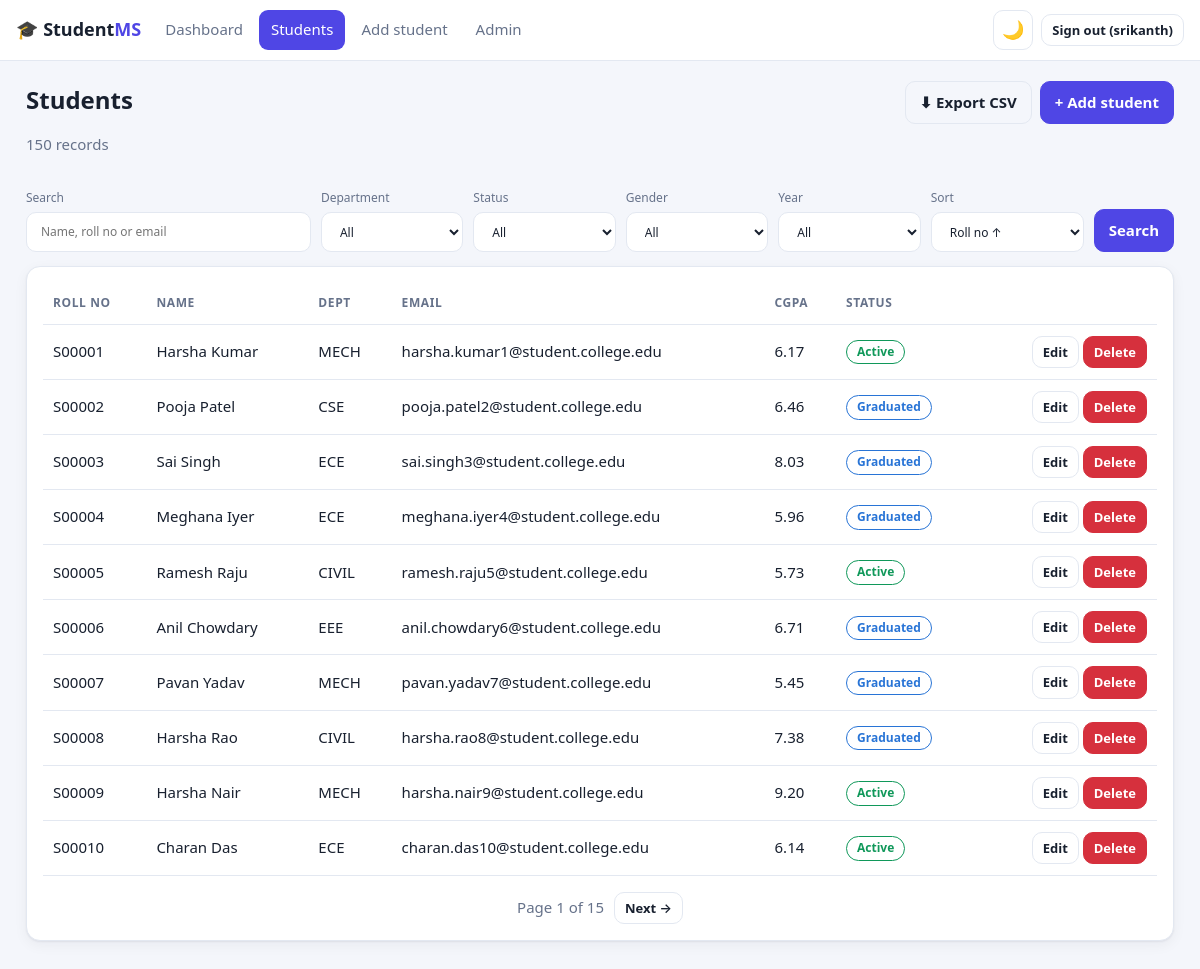
The app's page /students/ (signed in) with its own data.
### students/models.py (models this page shows, shortened)
class Student(models.Model):
    class Gender(models.TextChoices):
        MALE = "M", "Male"
        FEMALE = "F", "Female"
        OTHER = "O", "Other"
    class Status(models.TextChoices):
        ACTIVE = "ACTIVE", "Active"
        GRADUATED = "GRADUATED", "Graduated"
        SUSPENDED = "SUSPENDED", "Suspended"
        DROPPED = "DROPPED", "Dropped"
    roll_no = models.CharField(max_length=20, unique=True)
    first_name = models.CharField(max_length=60)
    last_name = models.CharField(max_length=60)
    email = models.EmailField(unique=True)
    phone = models.CharField(
        max_length=15,
        blank=True,
        validators=[RegexValidator(r"^[0-9+]{7,15}$", "Enter 7-15 digits (a leading + is allowed).")],
    )
    date_of_birth = models.DateField()
    gender = models.CharField(max_length=1, choices=Gender.choices)
    department = models.ForeignKey(Department, on_delete=models.PROTECT, related_name="students")
    admission_year = models.PositiveSmallIntegerField(
        validators=[MinValueValidator(2000), MaxValueValidator(2100)]
    )
    status = models.CharField(max_length=10, choices=Status.choices, default=Status.ACTIVE)
    cgpa = models.DecimalField(
        max_digits=4, decimal_places=2, null=True, blank=True,
        validators=[MinValueValidator(0), MaxValueValidator(10)],
    )
    created_at = models.DateTimeField(auto_now_add=True)
    updated_at = models.DateTimeField(auto_now=True)
    class Meta:
        ordering = ["roll_no"]
        indexes = [
            models.Index(fields=["department", "status"]),
            models.Index(fields=["last_name", "first_name"]),
            models.Index(fields=["admission_year"]),
        ]
    @property
    def full_name(self) -> str:
        return f"{self.first_name} {self.last_name}"

class Department(models.Model):
    code = models.CharField(max_length=10, unique=True)
    name = models.CharField(max_length=100, unique=True)
    class Meta:
        ordering = ["code"]

### students/views.py (the view)
# urls.py: path("students/", views.StudentListView.as_view(), name="student_list"),
class StudentListView(LoginRequiredMixin, StudentFilterMixin, ListView):
    template_name = "students/student_list.html"
    context_object_name = "students"
    paginate_by = 10
    def get_queryset(self):
        return self.filtered_queryset()
    def get_context_data(self, **kwargs):
        ctx = super().get_context_data(**kwargs)
        params = self.request.GET.copy()
        params.pop("page", None)
        ctx["querystring"] = params.urlencode()          # keeps filters when paging
        ctx["departments"] = Department.objects.all()
        ctx["statuses"] = Student.Status.choices
        ctx["genders"] = Student.Gender.choices
        ctx["years"] = Student.objects.order_by("-admission_year").values_list("admission_year", flat=True).distinct()
        ctx["f"] = {k: self.request.GET.get(k, "") for k in ("q", "department", "status", "gender", "year", "sort")}
        ctx["has_filters"] = any(ctx["f"][k] for k in ("q", "department", "status", "gender", "year"))
        return ctx

### templates/students/student_list.html (shortened to what this page needs)
{% extends "base.html" %}
{% block content %}
<div class="page-head">
  <div><h1>Students</h1><p class="muted">{{ page_obj.paginator.count }} record{{ page_obj.paginator.count|pluralize }}{% if has_filters %} match your filters{% endif %}</p></div>
  <div class="row">
    <a class="btn ghost" href="{% url 'student_export' %}{% if querystring %}?{{ querystring }}{% endif %}">⬇ Export CSV</a>
    <a class="btn" href="{% url 'student_add' %}">+ Add student</a>
  </div>
</div>
<form method="get" class="filters" data-autosubmit>
  <label class="search">Search<input class="input" type="search" name="q" value="{{ f.q }}" placeholder="Name, roll no or email"></label>
  <label>Department
    <select class="input" name="department"><option value="">All</option>
    </select></label>
  <label>Status
    <select class="input" name="status"><option value="">All</option>
    </select></label>
  <label>Gender
    <select class="input" name="gender"><option value="">All</option>
    </select></label>
  <label>Year
    <select class="input" name="year"><option value="">All</option>
    </select></label>
  <label>Sort
    <select class="input" name="sort">
      <option value="">Roll no ↑</option>
    </select></label>
  <div class="row"><button class="btn">Search</button>{% if has_filters or f.sort %}<a class="btn ghost" href="{% url 'student_list' %}">Reset</a>{% endif %}</div>
</form>
<div class="panel">
  {% if students %}
  <div class="table-wrap"><table class="stack">
    <thead><tr><th>Roll no</th><th>Name</th><th>Dept</th><th>Email</th><th>CGPA</th><th>Status</th><th></th></tr></thead>
    <tbody>
    {% for s in students %}
      <tr>
        <td data-label="Roll no">{{ s.roll_no }}</td>
        <td data-label="Name">{{ s.full_name }}</td>
        <td data-label="Dept">{{ s.department.code }}</td>
        <td data-label="Email">{{ s.email }}</td>
        <td data-label="CGPA">{{ s.cgpa|default_if_none:"–" }}</td>
        <td data-label="Status"><span class="badge {{ s.status|lower }}">{{ s.get_status_display }}</span></td>
        <td class="actions-cell">
          <a class="btn ghost small" href="{% url 'student_edit' s.pk %}">Edit</a>
          <button type="button" class="btn danger small" data-delete-url="{% url 'student_delete' s.pk %}" data-name="{{ s.full_name }}">Delete</button>
        </td>
      </tr>
    {% endfor %}
    </tbody>
  </table></div>
  {% if page_obj.has_other_pages %}
  <nav class="pagination" aria-label="Pagination">
    <span class="muted">Page {{ page_obj.number }} of {{ page_obj.paginator.num_pages }}</span>
    {% if page_obj.has_next %}<a class="btn ghost small" href="?{% if querystring %}{{ querystring }}&{% endif %}page={{ page_obj.next_page_number }}">Next →</a>{% endif %}
  </nav>
  {% endif %}
  {% else %}
  <div class="empty"><h2>No students found</h2><p>{% if has_filters %}Try different filters or <a href="{% url 'student_list' %}">reset them</a>.{% else %}Add your first student to get started.{% endif %}</p></div>
  {% endif %}
</div>
{% endblock %}

### templates/base.html (shortened to what this page needs)
{% load static %}<!doctype html>
<html lang="en" data-theme="light">
<head>
  <link rel="stylesheet" href="{% static 'css/app.css' %}">
</head>
<body>
{% if user.is_authenticated %}
<header class="topbar">
  <a class="brand" href="{% url 'dashboard' %}">🎓 Student<b>MS</b></a>
  <div class="menu" id="menu">
    <nav class="nav">
      <a href="{% url 'dashboard' %}" class="{% if request.resolver_match.url_name == 'dashboard' %}active{% endif %}">Dashboard</a>
      <a href="{% url 'student_list' %}" class="{% if request.resolver_match.url_name == 'student_list' %}active{% endif %}">Students</a>
      <a href="{% url 'student_add' %}" class="{% if request.resolver_match.url_name == 'student_add' %}active{% endif %}">Add student</a>
      {% if user.is_staff %}<a href="{% url 'admin:index' %}">Admin</a>{% endif %}
    </nav>
    <div class="actions">
      <button class="icon-btn" id="themeToggle" aria-label="Toggle dark mode">🌙</button>
      <form method="post" action="{% url 'logout' %}">{% csrf_token %}
        <button class="btn ghost small">Sign out ({{ user.username }})</button>
      </form>
    </div>
  </div>
</header>
{% endif %}
<main class="container">
  {% block content %}{% endblock %}
</main>
</body>
</html>

### static/css/app.css (style rules this page uses)
:root { --bg:#f4f6fb;--surface:#fff;--text:#18202f;--muted:#66728a;--line:#e3e8f1;--brand:#4f46e5;--brand-contrast:#fff;--ok:#10985a;--warn:#c9741a;--bad:#d6303d;--info:#2874d6;--c1:#4f46e5;--c2:#10b981;--c3:#f59e0b;--c4:#ef4444;--c5:#06b6d4;--c6:#a855f7;--shadow:0 1px 2px rgba(16,24,40,.06),0 4px 14px rgba(16,24,40,.05);--r:14px }
* { box-sizing:border-box }
html { color-scheme:light }
body { margin:0;font:15px/1.55 system-ui,-apple-system,"Segoe UI",Roboto,sans-serif;background:var(--bg);color:var(--text);transition:background .2s,color .2s }
a { color:var(--brand) }
h1 { font-size:24px;margin:0 0 4px }
.muted { color:var(--muted) }
.container { max-width:1180px;margin:0 auto;padding:20px 16px 48px }
.page-head { display:flex;justify-content:space-between;align-items:flex-start;gap:12px;flex-wrap:wrap;margin-bottom:18px }
.topbar { position:sticky;top:0;z-index:20;display:flex;align-items:center;gap:12px;flex-wrap:wrap;padding:10px 16px;background:var(--surface);border-bottom:1px solid var(--line) }
.brand { font-weight:600;font-size:18px;text-decoration:none;color:var(--text) }
.brand b { color:var(--brand) }
.menu { display:flex;flex:1;align-items:center;justify-content:space-between;gap:12px }
.nav { display:flex;gap:4px;flex-wrap:wrap }
.nav a { padding:8px 12px;border-radius:9px;text-decoration:none;color:var(--muted);font-weight:500 }
.nav a.active { background:var(--brand);color:var(--brand-contrast) }
.actions { display:flex;gap:8px;align-items:center }
.actions form { margin:0 }
.btn,.input,select.input { font:inherit;border-radius:10px;border:1px solid var(--line);background:var(--surface);color:var(--text);padding:9px 14px;min-height:40px }
.btn { display:inline-flex;align-items:center;gap:6px;justify-content:center;text-decoration:none;font-weight:600;cursor:pointer;background:var(--brand);color:var(--brand-contrast);border-color:var(--brand) }
.btn.ghost { background:transparent;color:var(--text);border-color:var(--line) }
.btn.danger { background:var(--bad);border-color:var(--bad);color:#fff }
.btn.small { padding:5px 10px;min-height:32px;font-size:13px }
.icon-btn { background:transparent;border:1px solid var(--line);color:var(--text);border-radius:10px;width:40px;height:40px;font-size:18px;cursor:pointer }
.panel { background:var(--surface);border:1px solid var(--line);border-radius:var(--r);padding:16px;box-shadow:var(--shadow) }
.table-wrap { overflow-x:auto }
table { width:100%;border-collapse:collapse }
th,td { text-align:left;padding:11px 10px;border-bottom:1px solid var(--line);vertical-align:middle }
th { font-size:12px;text-transform:uppercase;letter-spacing:.05em;color:var(--muted) }
td.actions-cell { white-space:nowrap;text-align:right }
.badge { display:inline-block;padding:2px 10px;border-radius:99px;font-size:12px;font-weight:600;border:1px solid currentColor }
.badge.active { color:var(--ok) }
.badge.graduated { color:var(--info) }
.filters { display:grid;gap:10px;grid-template-columns:2fr repeat(5,1fr) auto;align-items:end;margin-bottom:14px }
.filters label { display:grid;gap:4px;font-size:12px;color:var(--muted) }
.row { display:flex;gap:8px;flex-wrap:wrap;align-items:center }
.pagination { display:flex;gap:10px;align-items:center;justify-content:center;margin-top:16px }

### records on screen
Student: roll_no "S00001", full_name "Harsha Kumar", department.code "MECH", email "harsha.kumar1@student.college.edu", cgpa "6.17", status "Active"
Student: roll_no "S00002", full_name "Pooja Patel", department.code "CSE", email "pooja.patel2@student.college.edu", cgpa "6.46", status "Graduated"
Student: roll_no "S00003", full_name "Sai Singh", department.code "ECE", email "sai.singh3@student.college.edu", cgpa "8.03", status "Graduated"
Student: roll_no "S00004", full_name "Meghana Iyer", department.code "ECE", email "meghana.iyer4@student.college.edu", cgpa "5.96", status "Graduated"
Student: roll_no "S00005", full_name "Ramesh Raju", department.code "CIVIL", email "ramesh.raju5@student.college.edu", cgpa "5.73", status "Active"
Student: roll_no "S00006", full_name "Anil Chowdary", department.code "EEE", email "anil.chowdary6@student.college.edu", cgpa "6.71", status "Graduated"
Student: roll_no "S00007", full_name "Pavan Yadav", department.code "MECH", email "pavan.yadav7@student.college.edu", cgpa "5.45", status "Graduated"
Student: roll_no "S00008", full_name "Harsha Rao", department.code "CIVIL", email "harsha.rao8@student.college.edu", cgpa "7.38", status "Graduated"
Student: roll_no "S00009", full_name "Harsha Nair", department.code "MECH", email "harsha.nair9@student.college.edu", cgpa "9.20", status "Active"
Student: roll_no "S00010", full_name "Charan Das", department.code "ECE", email "charan.das10@student.college.edu", cgpa "6.14", status "Active"

### other values on screen
{{ user.username }} "srikanth"
{{ page_obj.paginator.count }} "150"
{{ page_obj.number }} "1"
{{ page_obj.paginator.num_pages }} "15"
